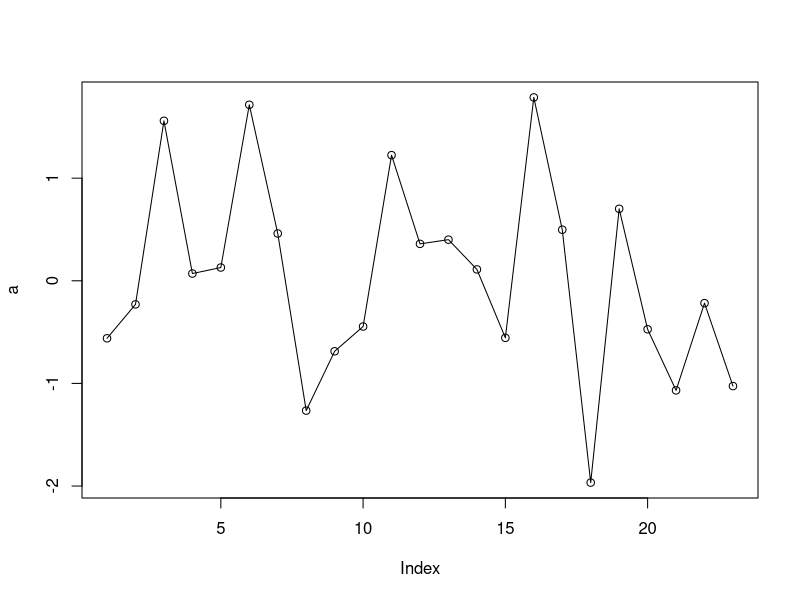

The R source for this figure: (Note: this script raises an error after producing the figure.)
#make splines 
#inputs: x,y vectors of the same length, x a vector from 1 to n 
#pts number of points to be interpolated between each value in x 
#the output cubic spline, mtd methods to be used
#outputs: extended x, y vectors with length = tot_pts
spline0=function(x,y,pts,mtd){
  res=NA
  
  #check if pts valid
  if(pts < 0 | 
     length(x) != length(y) |
     length(x) < 3){res='invalid inputs'}
  else{
    
    #make outputs,  leading y vectors, previous y vectors, derivative vectors
    n=length(x)
    nn=1+(n-1)*(pts+1)
    #xx=seq(1,nn)
    inc=(x[-1]-x[-n])/(pts+1)
    inc_ext=c(0,rep(inc,each=pts+1))
    yy=rep(NA,nn)
    y_n1=c(y[-1],y[n])
    y_n2=c(y[-c(1,2)],y[c(n,n)])
    y_p1=c(c(y[1],y[-n]))
    y_d1=rep(NA,n)
    y_d2=rep(NA,n)
    
    #local maximum, minimum, plateau have frist derivative 0
    mmp = (y <= y_p1 & y <= y_n1) | (y >= y_p1 & y >= y_n1)
    y_d1[mmp]=0
    
    
    
    res=
      #list(x=xx,y=yy)
      data.frame(xx,inc_ext,yy)
      #data.frame(x,inc,y,y_n1,y_n2,y_p1,y_d1,y_d2,mmp,y_d1)
  }
  
}

set.seed(123)
a=rnorm(23,0,1)
a
plot(a)
lines(seq(23),a)

b=spline0(seq(1,23),a,2)
View(b)